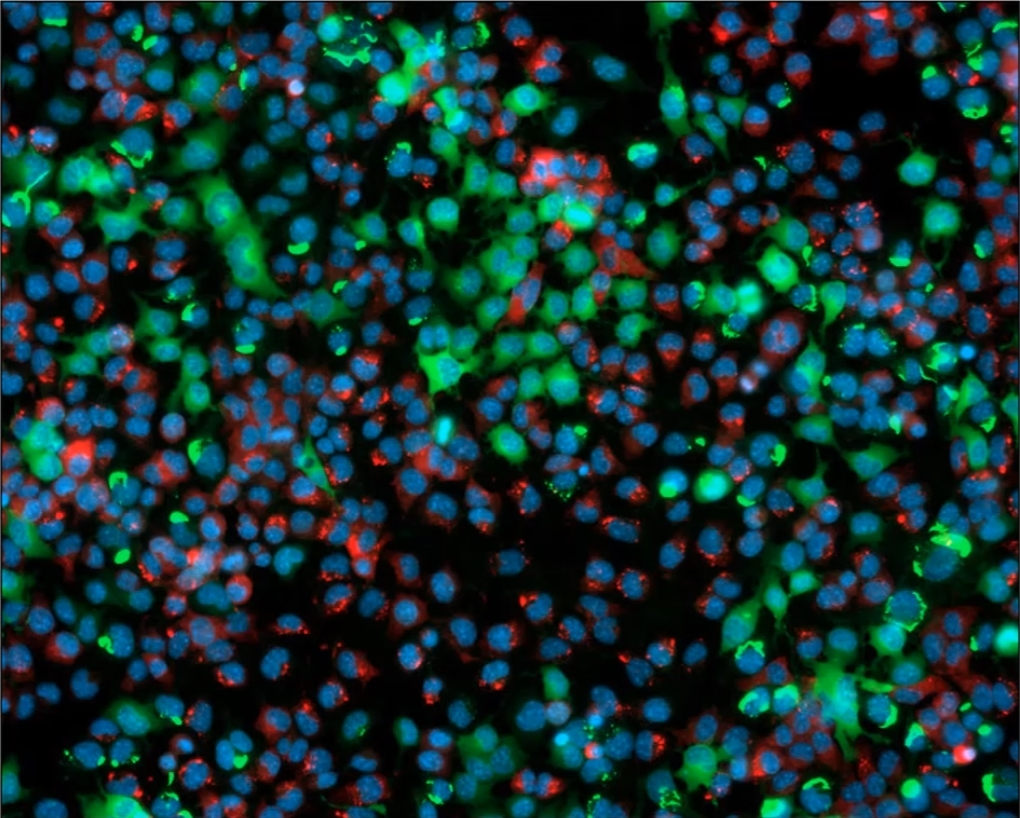
#> input picture images/test_image.jpg, 1020 x 818 px
$ python main.py
#> lines starting #> are read from the running program, lines starting #| are printed output that depends on the picture
from skimage import io
import numpy as np
from matplotlib import pyplot as plt

my_image = io.imread("images/test_image.jpg")
#> my_image is the input picture: shape (818, 1020, 3); mean R, G, B 18.3, 50.1, 49.1
print(my_image)
#> (printed output is left out)
my_image2 = my_image*2
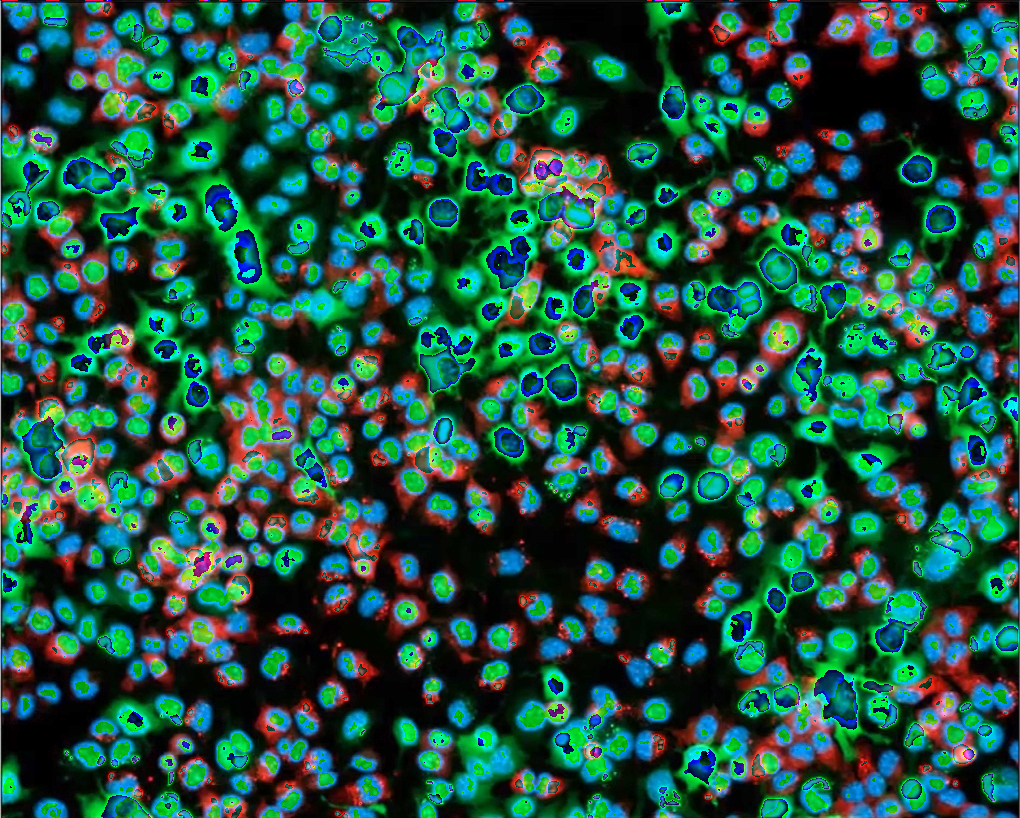
#> my_image2: shape (818, 1020, 3); mean R, G, B 32.4, 81, 64.9

random_image = np.random.random([500,500])
plt.imshow(my_image)
plt.show()

plt.imshow(my_image2)
plt.show()
